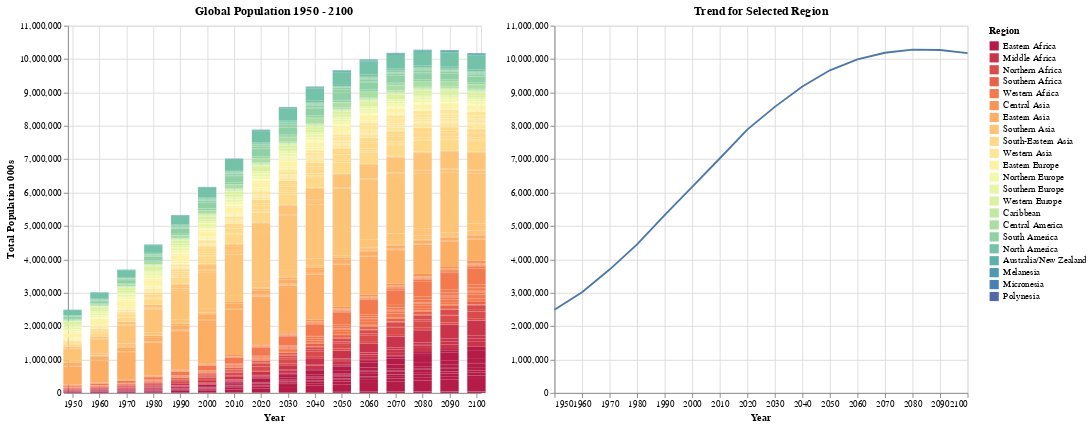

The notebook cell this image was saved under:
### Markdown cell above
<br />
<center>-----------------------------------------------------------------------------------------------------</center>


#### Combination Chart One - Trends in Population Growth Globally and by Region

**Hover over the chart to see Country Name and Population**  
**Click on the legend to select a particular region of interest - this will change the right hand chart to focus on that region**

### Code cell
# First attempt at extract/elaborate

# filtering using dynamic queries. 
selection = alt.selection(type='multi', fields=['Region'], bind='legend')

# Create a container for our two different views
base =  alt.Chart(df).properties(width=900, height=400)

# Let's specify our overview chart
overview = alt.Chart(df).transform_calculate(
    order = sorted_regions
    ).mark_bar(size=20).encode(
    x = alt.X("Year", scale=alt.Scale(domain=[1950, 2100]), axis=alt.Axis(title='Year', format=".0f")),
    y = alt.Y("sum(PopTotal)", title='Total Population 000s'),
    color=alt.Color('Region',sort=alt.SortField("order", "descending"), scale=alt.Scale(scheme='spectral')),
    order = "order:O",
    tooltip=alt.Tooltip(["Location","PopTotal"]),
    opacity=alt.condition(selection,alt.value(1),alt.value(.2))
).add_selection(selection).properties(
    height=400, 
    width=450,
    title='Global Population 1950 - 2100',
)

# Create a detail chart
detail = base.mark_line().encode(
    y = alt.Y("sum(PopTotal)", title= None), 
    x = alt.X("Year", scale=alt.Scale(domain=[1950, 2100]), axis=alt.Axis(title='Year', format=".0f"))
).transform_filter(selection).properties(
    height=400, 
    width=450,
    title='Trend for Selected Region',
)

overview | detail

### Figure 1 — Vega-Lite specification as saved in the notebook (floating-point values rounded to 4 significant figures; data arrays with more than 128 entries replaced by an {"elided": "..."} marker saying what was removed)
{"config": {"view": {"continuousWidth": 400, "continuousHeight": 300}}, "hconcat": [{"mark": {"type": "bar", "size": 20}, "encoding": {"color": {"field": "Region", "scale": {"scheme": "spectral"}, "sort": {"field": "order", "order": "descending"}, "type": "nominal"}, "opacity": {"condition": {"value": 1, "selection": "selector003"}, "value": 0.2}, "order": {"field": "order", "type": "ordinal"}, "tooltip": [{"field": "Location", "type": "nominal"}, {"field": "PopTotal", "type": "quantitative"}], "x": {"axis": {"format": ".0f", "title": "Year"}, "field": "Year", "scale": {"domain": [1950, 2100]}, "type": "quantitative"}, "y": {"aggregate": "sum", "field": "PopTotal", "title": "Total Population 000s", "type": "quantitative"}}, "height": 400, "selection": {"selector003": {"type": "multi", "fields": ["Region"], "bind": "legend"}}, "title": "Global Population 1950 - 2100", "transform": [{"calculate": "{'Eastern Africa':0, 'Middle Africa':1, 'Northern Africa':2, 'Southern Africa':3, 'Western Africa':4, 'Central Asia':5, 'Eastern Asia':6, 'Southern Asia':7, 'South-Eastern Asia':8, 'Western Asia':9, 'Eastern Europe':10, 'Northern Europe':11,'Southern Europe':12, 'Western Europe':13, 'Caribbean':14,'Central America':15, 'South America':16, 'North America':17,'Australia/New Zealand':18, 'Melanesia':19, 'Micronesia':20, 'Polynesia':21}[datum.variable]", "as": "order"}], "width": 450}, {"mark": "line", "encoding": {"x": {"axis": {"format": ".0f", "title": "Year"}, "field": "Year", "scale": {"domain": [1950, 2100]}, "type": "quantitative"}, "y": {"aggregate": "sum", "field": "PopTotal", "title": null, "type": "quantitative"}}, "height": 400, "title": "Trend for Selected Region", "transform": [{"filter": {"selection": "selector003"}}], "width": 450}], "data": {"name": "data-cf930824af316a81ac921de6e9bd1632"}, "$schema": "https://vega.github.io/schema/vega-lite/v4.17.0.json", "datasets": {"data-cf930824af316a81ac921de6e9bd1632": {"elided": "3792 records"}}}
